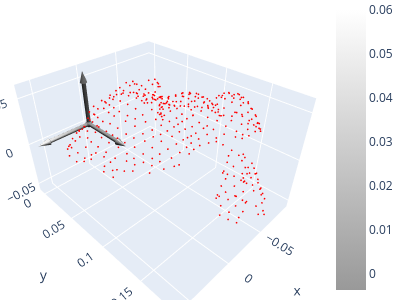

Notebook code cell kept with this figure:
### Markdown cell above
**Exercício 02:** Uma nuvem de pontos que representa uma reconstrução 3D:

<img src="media/imgs/bunny.png">

### Code cell
import os
import wget
import open3d as o3d
import numpy as np

sample = "data/bunny.pcd"

if not os.path.exists(sample):
    url = 'https://raw.githubusercontent.com/PointCloudLibrary/pcl/master/test/bunny.pcd'
    print(f"Baixando o arquivo 'bunny.pcd' de {url}...")
    wget.download(url, sample)
    print("Download concluído.")

pcd = o3d.io.read_point_cloud(sample)
xyz = np.asarray(pcd.points)
print("XYZ:", xyz)

eixos = o3d.geometry.TriangleMesh.create_coordinate_frame(size=0.06, origin=[0,0,0])
o3d.visualization.draw_plotly([eixos,pcd], width=400, height=300)

### Figure 1 — Plotly figure (JSON) as saved in the notebook; plotly's stock layout.template omitted (floating-point values rounded to 4 significant figures; data arrays with more than 128 entries replaced by an {"elided": "..."} marker saying what was removed)
{"data": [{"colorscale": [[0, "rgb(153, 153, 153)"], [1, "rgb(255,255,255)"]], "flatshading": true, "i": {"elided": "2240 int values"}, "intensity": {"elided": "1134 float values"}, "j": {"elided": "2240 int values"}, "k": {"elided": "2240 int values"}, "lighting": {"ambient": 0.18, "diffuse": 1, "facenormalsepsilon": 1e-15, "fresnel": 0.1, "roughness": 0.05, "specular": 1, "vertexnormalsepsilon": 1e-15}, "lightposition": {"x": 100, "y": 200, "z": 0}, "type": "mesh3d", "x": {"elided": "1134 float values"}, "y": {"elided": "1134 float values"}, "z": {"elided": "1134 float values"}}, {"marker": {"color": {"elided": "397x3 float values"}, "size": 1}, "mode": "markers", "type": "scatter3d", "x": {"elided": "397 float values"}, "y": {"elided": "397 float values"}, "z": {"elided": "397 float values"}}], "layout": {"height": 300, "margin": {"b": 0, "l": 0, "r": 0, "t": 0}, "scene": {"camera": {"center": {"x": 0, "y": 0, "z": 0}, "up": {"x": 0, "y": 0, "z": 1}}}, "showlegend": false, "width": 400}}
